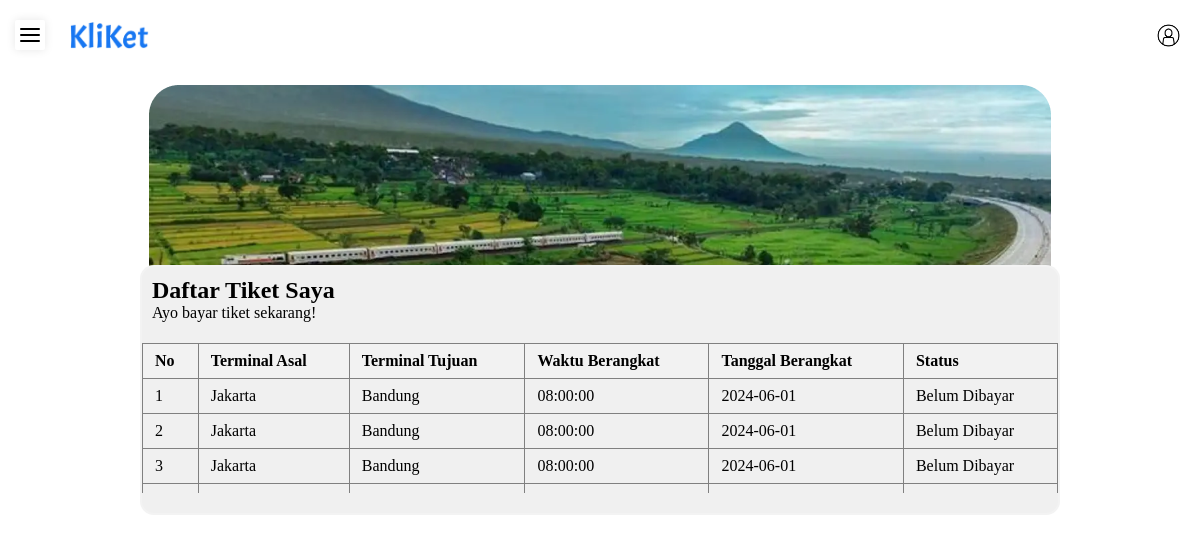
/riwayat.php (signed in), run on an earlier commit of the app's database.
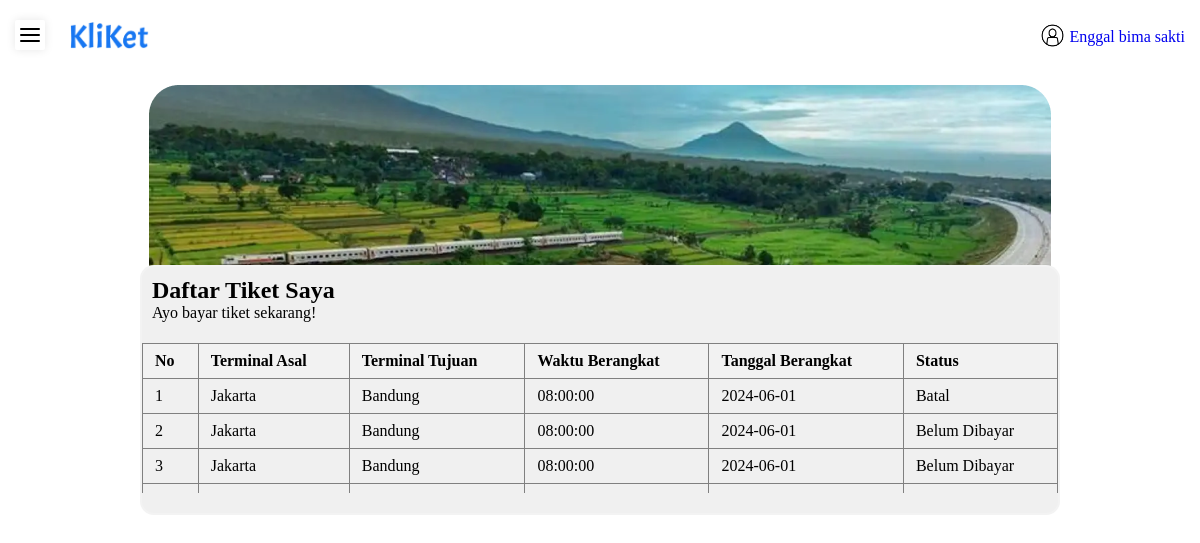
And on a later commit of the database.
### tables this page shows
CREATE TABLE `tiket` (
  `tiketID` int(11) NOT NULL,
  `ruteID` int(11) NOT NULL,
  `userID` int(11) NOT NULL,
  `pembayaran` int(11) DEFAULT NULL,
  `status_kehadiran` varchar(20) DEFAULT 'Belum Ditentukan'
);

CREATE TABLE `rute` (
  `ruteID` int(11) NOT NULL,
  `waktu_berangkat` time NOT NULL,
  `asal` varchar(255) NOT NULL,
  `tanggal_berangkat` date NOT NULL,
  `tujuan` varchar(255) DEFAULT NULL
);

CREATE TABLE `pengguna` (
  `userid` int(11) NOT NULL,
  `username` varchar(255) NOT NULL,
  `nama` varchar(255) NOT NULL,
  `email` varchar(255) NOT NULL
);

### database/auth.php (called while the page is built, shortened)
<?php
$userID = $_SESSION['userID'];
$sql = "
    SELECT p.nama, p.email
    FROM pengguna p
    WHERE p.userID = ?";
$stmt = $conn->prepare($sql);
$stmt->bind_param('i', $userID);
$stmt->execute();
$result = $stmt->get_result();
$user = $result->fetch_assoc();
$nama = isset($user['nama']) ? $user['nama'] : '';
?>

### riwayat.php (the view, shortened to what this page needs)
<?php
include 'database/koneksi.php';
include 'database/auth.php';
$tiketQuery = "SELECT t.tiketID, t.pembayaran, r.asal, r.tujuan, r.waktu_berangkat, r.tanggal_berangkat
                FROM tiket t
                JOIN rute r ON t.ruteID = r.ruteID
                WHERE t.userID = ?";
$stmt = $conn->prepare($tiketQuery);
$stmt->bind_param('i', $userID);
$stmt->execute();
$tiketResult = $stmt->get_result();
?>
<!DOCTYPE html>
<html lang="en">
<head>
    <link rel="stylesheet" href="css/style.css">
    <link rel="stylesheet" href="css/tabel.css">
</head>
<body>
    <div class="nav">
        <label>
            <div class="toggle">
                <span class="top_line common"></span>
                <span class="middle_line common"></span>
                <span class="bottom_line common"></span>
            </div>
        </label>
        <div class="cont">
            <nav>
                <a href="index.php"><img src="img/Kliket-logo-blue.png" class="logo"></a>
                <ul>
                    <li><a href="profile.php"><img src="img/user_icon.png" class="logo2"><?php echo htmlspecialchars($nama); ?></a></li>
                </ul>
            </nav>
        </div>
    </div>
    <div class="cons">
    <div class="boxs">
        <div class="boxxs">
            <h1 class="pesan-title">Daftar Tiket Saya</h1>
            <p class="pesan-sub">Ayo bayar tiket sekarang!</p>
        </div>
        <div class="table-container">
            <table border="1">
                <thead>
                    <tr>
                        <th>No</th>
                        <th>Terminal Asal</th>
                        <th>Terminal Tujuan</th>
                        <th>Waktu Berangkat</th>
                        <th>Tanggal Berangkat</th>
                        <th>Status</th>
                    </tr>
                </thead>
                <tbody>
                    <?php
                    if ($tiketResult->num_rows > 0) {
                        $no = 1;
                        while ($row = $tiketResult->fetch_assoc()) {
                            echo "<tr>";
                            echo "<td>" . $no . "</td>";
                            echo "<td>" . $row['asal'] . "</td>";
                            echo "<td>" . $row['tujuan'] . "</td>";
                            echo "<td>" . $row['waktu_berangkat'] . "</td>";
                            echo "<td>" . $row['tanggal_berangkat'] . "</td>";
                            echo "<td>";
                            if ($row['pembayaran'] == 1) {
                                echo "Sudah Bayar";
                            } elseif ($row['pembayaran'] == 2) {
                                echo "Batal";
                            } else {
                                echo "Belum Dibayar";
                            }
                            echo "</td>";
                            echo "</tr>";
                            $no++;
                        }
                    } else {
                        echo "<tr><td colspan='6'>Tidak ada riwayat tiket.</td></tr>";
                    }
                    ?>
                </tbody>
            </table>
        </div>
    </div>
</div>
</body>
</html>

### css/style.css (style rules this page uses)
* { margin: 0; padding: 0; box-sizing: border-box; }
.nav { width: 100%; height: 55px; background-color: white; background-position: center; background-size: cover; }
nav { display: flex; align-items: center; justify-content: space-between; flex-wrap: wrap; }
.logo { margin-left: 70px; margin-top: 22px; width: 80px; }
nav ul li { display: inline-block; list-style: none; margin: 0px 15px; margin-top: 12px; }
nav ul li a { text-decoration: none; position: relative; }
nav ul li a::after { content: ''; width: 0; height: 3px; background: #0D6EFD; position: absolute; left: 0; bottom: -4px; transition: 1s; }
.logo2 { margin-bottom: -10px; width: 33px; }
.toggle { position: absolute; height: 30px; width: 30px; top: 20px; left: 15px; z-index: 1; cursor: pointer; border-radius: 2px; background-color: white; box-shadow: 0 0 10px rgba(0, 0, 0, 0.1); }
.toggle .common { position: absolute; height: 2px; width: 20px; background-color: black; border-radius: 50px; transition: 0.3 ease; }
.toggle .top_line { top: 30%; left: 50%; transform: translate(-50%,-50%); }
.toggle .middle_line { top: 50%; left: 50%; transform: translate(-50%,-50%); }
.toggle .bottom_line { top: 70%; left: 50%; transform: translate(-50%,-50%); }
.cons { display: flex; background-color: white; justify-content: center; width: 100vw; height: 35vw; margin-top: 20px; }
.cons .boxs { position: absolute; }
.boxs { display: grid; margin-top: 190px; width: 920px; height: 250px; outline: none; border: none; border: 2px solid rgba(255,255,255, 0.2); border-radius: 14px; background-color: #F0F0F0; }
.boxs .pesan-title { font-size: 24px; margin-left: 10px; margin-top: 10px; }
.boxs .pesan-sub { font-size: 16px; margin-left: 10px; }

### css/tabel.css (style rules this page uses)
.table-container { max-height: 150px; overflow-y: auto; }
table { width: 100%; border-collapse: collapse; }
th, td { padding: 8px 12px; text-align: left; }
th { background-color: #f2f2f2; }

What changed in the data, as far as the page shows it:
added pengguna: nama "Enggal bima sakti"
changed tiket (number 1 of 3 on the later page): pembayaran "Belum Dibayar" → "Batal"
